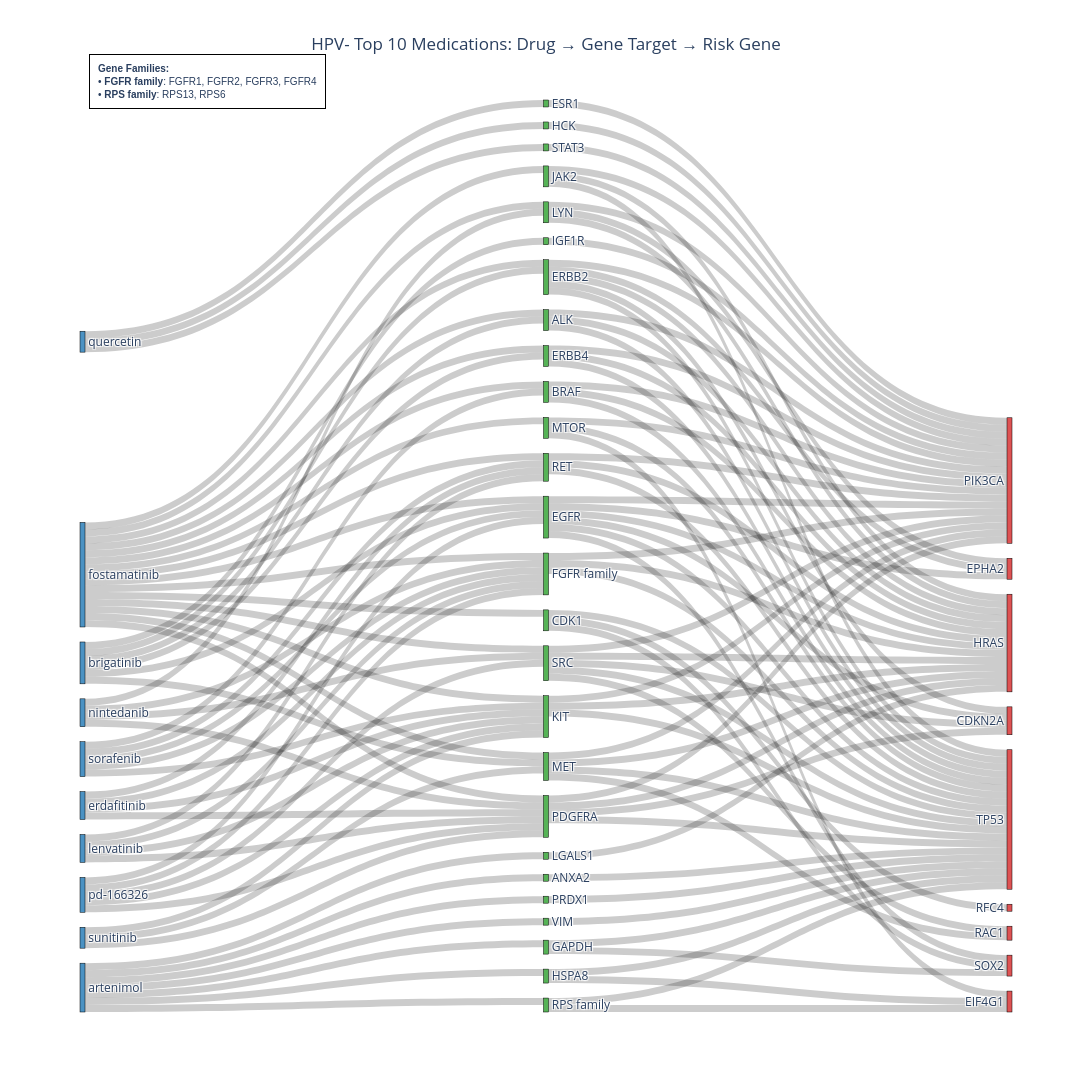
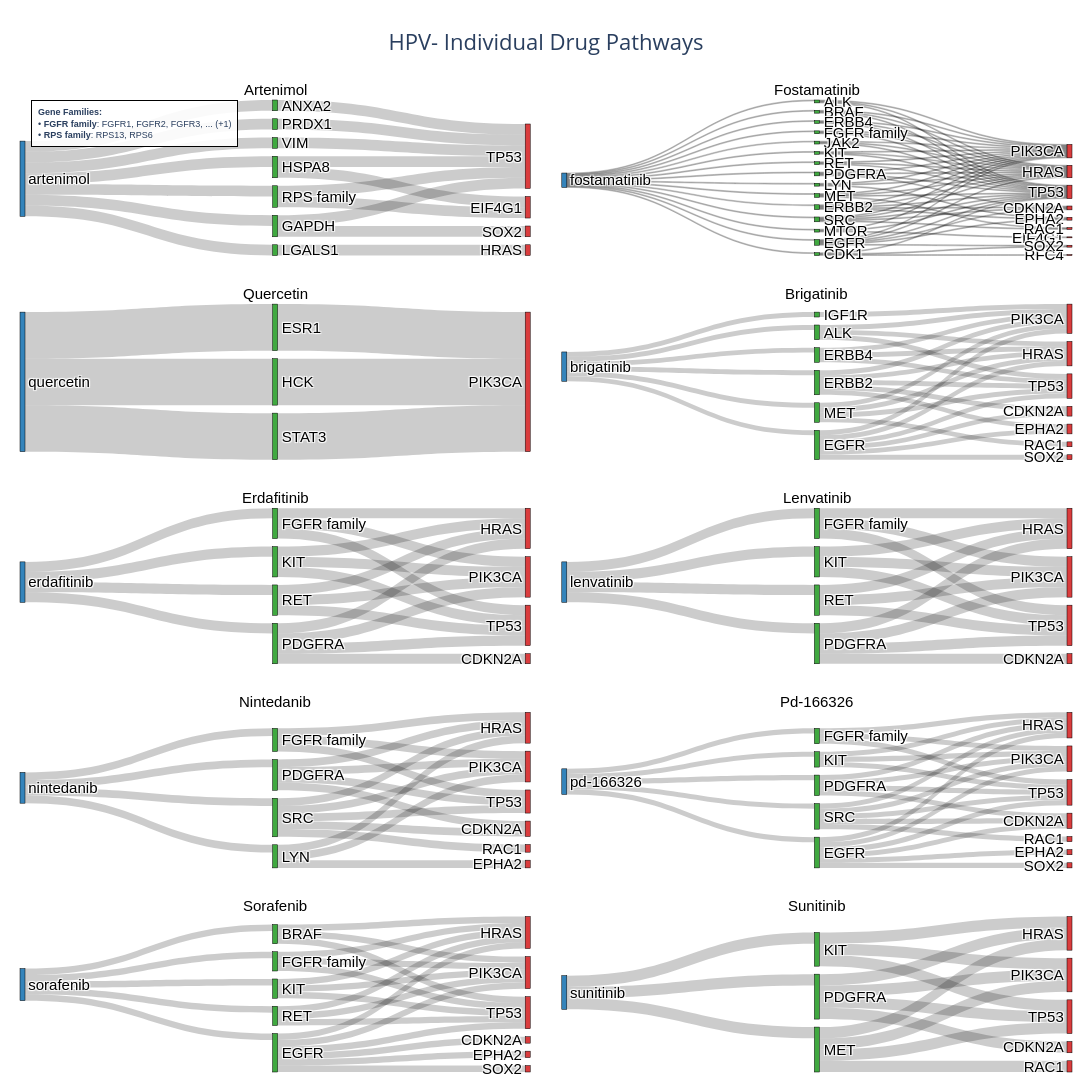

These figures' notebook cell, in order:
### Markdown cell above
### HPV- Top 10 with Required Drugs

### Code cell
# HPV- cohort: Top 10 drugs, ensure artenimol and fostamatinib are included
results_hpv_neg = create_sankey_diagrams(
    cohort='HPV-',
    top_n=10,
    required_drugs=['artenimol', 'fostamatinib'],
    show_combined=True,
    show_individual=True,
    article_threshold=0
)

### Figure 1 — Plotly figure (JSON) as saved in the notebook; plotly's stock layout.template omitted (floating-point values rounded to 4 significant figures)
{"data": [{"link": {"color": "rgba(0, 0, 0, 0.2)", "source": [11, 11, 38, 22, 22, 22, 38, 5, 5, 5, 5, 5, 38, 27, 27, 27, 38, 0, 0, 0, 38, 11, 38, 21, 21, 21, 21, 38, 9, 9, 9, 38, 31, 31, 31, 31, 38, 23, 23, 23, 38, 18, 18, 18, 38, 17, 17, 17, 38, 20, 20, 20, 38, 2, 2, 2, 38, 3, 3, 3, 13, 38, 8, 8, 8, 8, 35, 12, 12, 35, 1, 35, 25, 35, 34, 35, 29, 29, 35, 15, 15, 35, 19, 42, 10, 42, 42, 32, 36, 5, 36, 36, 36, 36, 16, 36, 8, 37, 37, 37, 37, 39, 39, 39, 39, 40, 40, 40, 40, 41, 41, 41, 23, 41, 41, 31, 43, 43, 43, 43, 43, 44, 44, 44], "target": [14, 24, 22, 33, 24, 6, 5, 14, 7, 30, 33, 24, 27, 14, 33, 24, 0, 14, 33, 24, 11, 33, 21, 14, 33, 24, 26, 9, 14, 33, 24, 31, 14, 33, 24, 26, 23, 14, 33, 24, 18, 14, 33, 24, 17, 14, 33, 24, 20, 14, 7, 24, 2, 14, 33, 24, 3, 30, 28, 33, 24, 8, 14, 7, 33, 24, 12, 30, 33, 1, 33, 25, 33, 34, 33, 29, 33, 6, 15, 33, 6, 19, 14, 10, 24, 13, 32, 24, 5, 4, 0, 9, 21, 16, 24, 8, 4, 11, 27, 18, 23, 11, 27, 18, 23, 20, 11, 23, 31, 11, 5, 23, 4, 18, 31, 4, 11, 5, 2, 27, 18, 23, 18, 21], "value": [1, 1, 1, 1, 1, 1, 1, 1, 1, 1, 1, 1, 1, 1, 1, 1, 1, 1, 1, 1, 1, 1, 1, 1, 1, 1, 1, 1, 1, 1, 1, 1, 1, 1, 1, 1, 1, 1, 1, 1, 1, 1, 1, 1, 1, 1, 1, 1, 1, 1, 1, 1, 1, 1, 1, 1, 1, 1, 1, 1, 1, 1, 1, 1, 1, 1, 1, 1, 1, 1, 1, 1, 1, 1, 1, 1, 1, 1, 1, 1, 1, 1, 1, 1, 1, 1, 1, 1, 1, 1, 1, 1, 1, 1, 1, 1, 1, 1, 1, 1, 1, 1, 1, 1, 1, 1, 1, 1, 1, 1, 1, 1, 1, 1, 1, 1, 1, 1, 1, 1, 1, 1, 1, 1]}, "node": {"color": ["rgba(44, 160, 44, 0.8)", "rgba(44, 160, 44, 0.8)", "rgba(44, 160, 44, 0.8)", "rgba(44, 160, 44, 0.8)", "rgba(214, 39, 40, 0.8)", "rgba(44, 160, 44, 0.8)", "rgba(214, 39, 40, 0.8)", "rgba(214, 39, 40, 0.8)", "rgba(44, 160, 44, 0.8)", "rgba(44, 160, 44, 0.8)", "rgba(44, 160, 44, 0.8)", "rgba(44, 160, 44, 0.8)", "rgba(44, 160, 44, 0.8)", "rgba(44, 160, 44, 0.8)", "rgba(214, 39, 40, 0.8)", "rgba(44, 160, 44, 0.8)", "rgba(44, 160, 44, 0.8)", "rgba(44, 160, 44, 0.8)", "rgba(44, 160, 44, 0.8)", "rgba(44, 160, 44, 0.8)", "rgba(44, 160, 44, 0.8)", "rgba(44, 160, 44, 0.8)", "rgba(44, 160, 44, 0.8)", "rgba(44, 160, 44, 0.8)", "rgba(214, 39, 40, 0.8)", "rgba(44, 160, 44, 0.8)", "rgba(214, 39, 40, 0.8)", "rgba(44, 160, 44, 0.8)", "rgba(214, 39, 40, 0.8)", "rgba(44, 160, 44, 0.8)", "rgba(214, 39, 40, 0.8)", "rgba(44, 160, 44, 0.8)", "rgba(44, 160, 44, 0.8)", "rgba(214, 39, 40, 0.8)", "rgba(44, 160, 44, 0.8)", "rgba(31, 119, 180, 0.8)", "rgba(31, 119, 180, 0.8)", "rgba(31, 119, 180, 0.8)", "rgba(31, 119, 180, 0.8)", "rgba(31, 119, 180, 0.8)", "rgba(31, 119, 180, 0.8)", "rgba(31, 119, 180, 0.8)", "rgba(31, 119, 180, 0.8)", "rgba(31, 119, 180, 0.8)", "rgba(31, 119, 180, 0.8)"], "label": ["ALK", "ANXA2", "BRAF", "CDK1", "CDKN2A", "EGFR", "EIF4G1", "EPHA2", "ERBB2", "ERBB4", "ESR1", "FGFR family", "GAPDH", "HCK", "HRAS", "HSPA8", "IGF1R", "JAK2", "KIT", "LGALS1", "LYN", "MET", "MTOR", "PDGFRA", "PIK3CA", "PRDX1", "RAC1", "RET", "RFC4", "RPS family", "SOX2", "SRC", "STAT3", "TP53", "VIM", "artenimol", "brigatinib", "erdafitinib", "fostamatinib", "lenvatinib", "nintedanib", "pd-166326", "quercetin", "sorafenib", "sunitinib"], "line": {"color": "black", "width": 0.5}, "pad": 15, "thickness": 5, "x": [0.5, 0.5, 0.5, 0.5, 0.999, 0.5, 0.999, 0.999, 0.5, 0.5, 0.5, 0.5, 0.5, 0.5, 0.999, 0.5, 0.5, 0.5, 0.5, 0.5, 0.5, 0.5, 0.5, 0.5, 0.999, 0.5, 0.999, 0.5, 0.999, 0.5, 0.999, 0.5, 0.5, 0.999, 0.5, 0.001, 0.001, 0.001, 0.001, 0.001, 0.001, 0.001, 0.001, 0.001, 0.001]}, "type": "sankey"}], "layout": {"annotations": [{"align": "left", "bgcolor": "rgba(255, 255, 255, 0.9)", "bordercolor": "black", "borderpad": 8, "borderwidth": 1, "font": {"family": "Arial", "size": 10}, "showarrow": false, "text": "<b>Gene Families:</b><br>• <b>FGFR family</b>: FGFR1, FGFR2, FGFR3, FGFR4<br>• <b>RPS family</b>: RPS13, RPS6", "x": 0.01, "xanchor": "left", "xref": "paper", "y": 1.05, "yanchor": "top", "yref": "paper"}], "font": {"size": 12}, "height": 1400, "title": {"text": "HPV- Top 10 Medications: Drug → Gene Target → Risk Gene", "x": 0.5, "xanchor": "center"}, "width": 2400}}

### Figure 2 — Plotly figure (JSON) as saved in the notebook; plotly's stock layout.template omitted (floating-point values rounded to 4 significant figures)
{"data": [{"arrangement": "snap", "domain": {"x": [0, 0.485], "y": [0.84, 1]}, "link": {"color": "rgba(0, 0, 0, 0.2)", "source": [0, 0, 0, 0, 0, 0, 0, 2, 2, 1, 5, 7, 6, 6, 3, 3, 4], "target": [2, 1, 5, 7, 6, 3, 4, 10, 11, 11, 11, 11, 11, 8, 11, 8, 9], "value": [1, 1, 1, 1, 1, 1, 1, 1, 1, 1, 1, 1, 1, 1, 1, 1, 1]}, "node": {"color": ["rgba(31, 119, 180, 0.9)", "rgba(44, 160, 44, 0.9)", "rgba(44, 160, 44, 0.9)", "rgba(44, 160, 44, 0.9)", "rgba(44, 160, 44, 0.9)", "rgba(44, 160, 44, 0.9)", "rgba(44, 160, 44, 0.9)", "rgba(44, 160, 44, 0.9)", "rgba(214, 39, 40, 0.9)", "rgba(214, 39, 40, 0.9)", "rgba(214, 39, 40, 0.9)", "rgba(214, 39, 40, 0.9)"], "label": ["artenimol", "ANXA2", "GAPDH", "HSPA8", "LGALS1", "PRDX1", "RPS family", "VIM", "EIF4G1", "HRAS", "SOX2", "TP53"], "line": {"color": "black", "width": 0.5}, "pad": 8, "thickness": 5}, "textfont": {"color": "black", "family": "Arial", "size": 15}, "type": "sankey", "valueformat": ".0f"}, {"arrangement": "snap", "domain": {"x": [0.515, 1], "y": [0.84, 1]}, "link": {"color": "rgba(0, 0, 0, 0.2)", "source": [0, 0, 0, 0, 0, 0, 0, 0, 0, 0, 0, 0, 0, 0, 0, 7, 7, 12, 12, 12, 4, 4, 4, 4, 4, 14, 14, 14, 1, 1, 1, 7, 11, 11, 11, 11, 6, 6, 6, 15, 15, 15, 15, 13, 13, 13, 9, 9, 9, 8, 8, 8, 10, 10, 10, 2, 2, 2, 3, 3, 3, 5, 5, 5, 5, 4, 5, 13, 15], "target": [12, 4, 14, 1, 7, 11, 6, 15, 13, 9, 8, 10, 2, 3, 5, 19, 20, 24, 20, 17, 19, 18, 23, 24, 20, 19, 24, 20, 19, 24, 20, 24, 19, 24, 20, 21, 19, 24, 20, 19, 24, 20, 21, 19, 24, 20, 19, 24, 20, 19, 24, 20, 19, 18, 20, 19, 24, 20, 23, 22, 24, 19, 18, 24, 20, 16, 16, 16, 16], "value": [1, 1, 1, 1, 1, 1, 1, 1, 1, 1, 1, 1, 1, 1, 1, 1, 1, 1, 1, 1, 1, 1, 1, 1, 1, 1, 1, 1, 1, 1, 1, 1, 1, 1, 1, 1, 1, 1, 1, 1, 1, 1, 1, 1, 1, 1, 1, 1, 1, 1, 1, 1, 1, 1, 1, 1, 1, 1, 1, 1, 1, 1, 1, 1, 1, 1, 1, 1, 1]}, "node": {"color": ["rgba(31, 119, 180, 0.9)", "rgba(44, 160, 44, 0.9)", "rgba(44, 160, 44, 0.9)", "rgba(44, 160, 44, 0.9)", "rgba(44, 160, 44, 0.9)", "rgba(44, 160, 44, 0.9)", "rgba(44, 160, 44, 0.9)", "rgba(44, 160, 44, 0.9)", "rgba(44, 160, 44, 0.9)", "rgba(44, 160, 44, 0.9)", "rgba(44, 160, 44, 0.9)", "rgba(44, 160, 44, 0.9)", "rgba(44, 160, 44, 0.9)", "rgba(44, 160, 44, 0.9)", "rgba(44, 160, 44, 0.9)", "rgba(44, 160, 44, 0.9)", "rgba(214, 39, 40, 0.9)", "rgba(214, 39, 40, 0.9)", "rgba(214, 39, 40, 0.9)", "rgba(214, 39, 40, 0.9)", "rgba(214, 39, 40, 0.9)", "rgba(214, 39, 40, 0.9)", "rgba(214, 39, 40, 0.9)", "rgba(214, 39, 40, 0.9)", "rgba(214, 39, 40, 0.9)"], "label": ["fostamatinib", "ALK", "BRAF", "CDK1", "EGFR", "ERBB2", "ERBB4", "FGFR family", "JAK2", "KIT", "LYN", "MET", "MTOR", "PDGFRA", "RET", "SRC", "CDKN2A", "EIF4G1", "EPHA2", "HRAS", "PIK3CA", "RAC1", "RFC4", "SOX2", "TP53"], "line": {"color": "black", "width": 0.5}, "pad": 8, "thickness": 5}, "textfont": {"color": "black", "family": "Arial", "size": 15}, "type": "sankey", "valueformat": ".0f"}, {"arrangement": "snap", "domain": {"x": [0, 0.485], "y": [0.63, 0.79]}, "link": {"color": "rgba(0, 0, 0, 0.2)", "source": [0, 0, 0, 2, 1, 3], "target": [1, 2, 3, 4, 4, 4], "value": [1, 1, 1, 1, 1, 1]}, "node": {"color": ["rgba(31, 119, 180, 0.9)", "rgba(44, 160, 44, 0.9)", "rgba(44, 160, 44, 0.9)", "rgba(44, 160, 44, 0.9)", "rgba(214, 39, 40, 0.9)"], "label": ["quercetin", "ESR1", "HCK", "STAT3", "PIK3CA"], "line": {"color": "black", "width": 0.5}, "pad": 8, "thickness": 5}, "textfont": {"color": "black", "family": "Arial", "size": 15}, "type": "sankey", "valueformat": ".0f"}, {"arrangement": "snap", "domain": {"x": [0.515, 1], "y": [0.63, 0.79]}, "link": {"color": "rgba(0, 0, 0, 0.2)", "source": [0, 0, 0, 0, 0, 0, 2, 2, 2, 2, 2, 1, 1, 1, 6, 6, 6, 6, 4, 4, 4, 3, 3, 3, 3, 2, 5, 3], "target": [2, 1, 4, 6, 5, 3, 9, 8, 12, 13, 10, 9, 13, 10, 9, 13, 10, 11, 9, 13, 10, 9, 8, 13, 10, 7, 10, 7], "value": [1, 1, 1, 1, 1, 1, 1, 1, 1, 1, 1, 1, 1, 1, 1, 1, 1, 1, 1, 1, 1, 1, 1, 1, 1, 1, 1, 1]}, "node": {"color": ["rgba(31, 119, 180, 0.9)", "rgba(44, 160, 44, 0.9)", "rgba(44, 160, 44, 0.9)", "rgba(44, 160, 44, 0.9)", "rgba(44, 160, 44, 0.9)", "rgba(44, 160, 44, 0.9)", "rgba(44, 160, 44, 0.9)", "rgba(214, 39, 40, 0.9)", "rgba(214, 39, 40, 0.9)", "rgba(214, 39, 40, 0.9)", "rgba(214, 39, 40, 0.9)", "rgba(214, 39, 40, 0.9)", "rgba(214, 39, 40, 0.9)", "rgba(214, 39, 40, 0.9)"], "label": ["brigatinib", "ALK", "EGFR", "ERBB2", "ERBB4", "IGF1R", "MET", "CDKN2A", "EPHA2", "HRAS", "PIK3CA", "RAC1", "SOX2", "TP53"], "line": {"color": "black", "width": 0.5}, "pad": 8, "thickness": 5}, "textfont": {"color": "black", "family": "Arial", "size": 15}, "type": "sankey", "valueformat": ".0f"}, {"arrangement": "snap", "domain": {"x": [0, 0.485], "y": [0.42, 0.58]}, "link": {"color": "rgba(0, 0, 0, 0.2)", "source": [0, 0, 0, 0, 1, 1, 4, 4, 4, 1, 3, 3, 3, 2, 2, 2, 3], "target": [1, 4, 2, 3, 6, 7, 6, 8, 7, 8, 6, 8, 7, 6, 8, 7, 5], "value": [1, 1, 1, 1, 1, 1, 1, 1, 1, 1, 1, 1, 1, 1, 1, 1, 1]}, "node": {"color": ["rgba(31, 119, 180, 0.9)", "rgba(44, 160, 44, 0.9)", "rgba(44, 160, 44, 0.9)", "rgba(44, 160, 44, 0.9)", "rgba(44, 160, 44, 0.9)", "rgba(214, 39, 40, 0.9)", "rgba(214, 39, 40, 0.9)", "rgba(214, 39, 40, 0.9)", "rgba(214, 39, 40, 0.9)"], "label": ["erdafitinib", "FGFR family", "KIT", "PDGFRA", "RET", "CDKN2A", "HRAS", "PIK3CA", "TP53"], "line": {"color": "black", "width": 0.5}, "pad": 8, "thickness": 5}, "textfont": {"color": "black", "family": "Arial", "size": 15}, "type": "sankey", "valueformat": ".0f"}, {"arrangement": "snap", "domain": {"x": [0.515, 1], "y": [0.42, 0.58]}, "link": {"color": "rgba(0, 0, 0, 0.2)", "source": [0, 0, 0, 0, 1, 1, 4, 4, 4, 1, 3, 3, 3, 2, 2, 2, 3], "target": [1, 4, 2, 3, 6, 7, 6, 8, 7, 8, 6, 8, 7, 6, 8, 7, 5], "value": [1, 1, 1, 1, 1, 1, 1, 1, 1, 1, 1, 1, 1, 1, 1, 1, 1]}, "node": {"color": ["rgba(31, 119, 180, 0.9)", "rgba(44, 160, 44, 0.9)", "rgba(44, 160, 44, 0.9)", "rgba(44, 160, 44, 0.9)", "rgba(44, 160, 44, 0.9)", "rgba(214, 39, 40, 0.9)", "rgba(214, 39, 40, 0.9)", "rgba(214, 39, 40, 0.9)", "rgba(214, 39, 40, 0.9)"], "label": ["lenvatinib", "FGFR family", "KIT", "PDGFRA", "RET", "CDKN2A", "HRAS", "PIK3CA", "TP53"], "line": {"color": "black", "width": 0.5}, "pad": 8, "thickness": 5}, "textfont": {"color": "black", "family": "Arial", "size": 15}, "type": "sankey", "valueformat": ".0f"}, {"arrangement": "snap", "domain": {"x": [0, 0.485], "y": [0.21, 0.37]}, "link": {"color": "rgba(0, 0, 0, 0.2)", "source": [0, 0, 0, 0, 1, 1, 1, 4, 4, 4, 4, 3, 3, 3, 2, 2, 2, 3, 4], "target": [2, 1, 3, 4, 7, 8, 10, 7, 10, 8, 9, 7, 10, 8, 7, 6, 8, 5, 5], "value": [1, 1, 1, 1, 1, 1, 1, 1, 1, 1, 1, 1, 1, 1, 1, 1, 1, 1, 1]}, "node": {"color": ["rgba(31, 119, 180, 0.9)", "rgba(44, 160, 44, 0.9)", "rgba(44, 160, 44, 0.9)", "rgba(44, 160, 44, 0.9)", "rgba(44, 160, 44, 0.9)", "rgba(214, 39, 40, 0.9)", "rgba(214, 39, 40, 0.9)", "rgba(214, 39, 40, 0.9)", "rgba(214, 39, 40, 0.9)", "rgba(214, 39, 40, 0.9)", "rgba(214, 39, 40, 0.9)"], "label": ["nintedanib", "FGFR family", "LYN", "PDGFRA", "SRC", "CDKN2A", "EPHA2", "HRAS", "PIK3CA", "RAC1", "TP53"], "line": {"color": "black", "width": 0.5}, "pad": 8, "thickness": 5}, "textfont": {"color": "black", "family": "Arial", "size": 15}, "type": "sankey", "valueformat": ".0f"}, {"arrangement": "snap", "domain": {"x": [0.515, 1], "y": [0.21, 0.37]}, "link": {"color": "rgba(0, 0, 0, 0.2)", "source": [0, 0, 0, 0, 0, 2, 2, 1, 1, 1, 1, 1, 2, 5, 5, 5, 5, 4, 4, 4, 3, 3, 3, 1, 4, 5], "target": [2, 1, 4, 3, 5, 8, 9, 8, 7, 11, 12, 9, 12, 8, 12, 9, 10, 8, 12, 9, 8, 12, 9, 6, 6, 6], "value": [1, 1, 1, 1, 1, 1, 1, 1, 1, 1, 1, 1, 1, 1, 1, 1, 1, 1, 1, 1, 1, 1, 1, 1, 1, 1]}, "node": {"color": ["rgba(31, 119, 180, 0.9)", "rgba(44, 160, 44, 0.9)", "rgba(44, 160, 44, 0.9)", "rgba(44, 160, 44, 0.9)", "rgba(44, 160, 44, 0.9)", "rgba(44, 160, 44, 0.9)", "rgba(214, 39, 40, 0.9)", "rgba(214, 39, 40, 0.9)", "rgba(214, 39, 40, 0.9)", "rgba(214, 39, 40, 0.9)", "rgba(214, 39, 40, 0.9)", "rgba(214, 39, 40, 0.9)", "rgba(214, 39, 40, 0.9)"], "label": ["pd-166326", "EGFR", "FGFR family", "KIT", "PDGFRA", "SRC", "CDKN2A", "EPHA2", "HRAS", "PIK3CA", "RAC1", "SOX2", "TP53"], "line": {"color": "black", "width": 0.5}, "pad": 8, "thickness": 5}, "textfont": {"color": "black", "family": "Arial", "size": 15}, "type": "sankey", "valueformat": ".0f"}, {"arrangement": "snap", "domain": {"x": [0, 0.485], "y": [0, 0.16]}, "link": {"color": "rgba(0, 0, 0, 0.2)", "source": [0, 0, 0, 0, 0, 3, 3, 2, 2, 2, 2, 2, 5, 5, 5, 3, 4, 4, 4, 1, 1, 1, 2], "target": [3, 2, 1, 5, 4, 8, 9, 8, 7, 10, 11, 9, 8, 11, 9, 11, 8, 11, 9, 8, 11, 9, 6], "value": [1, 1, 1, 1, 1, 1, 1, 1, 1, 1, 1, 1, 1, 1, 1, 1, 1, 1, 1, 1, 1, 1, 1]}, "node": {"color": ["rgba(31, 119, 180, 0.9)", "rgba(44, 160, 44, 0.9)", "rgba(44, 160, 44, 0.9)", "rgba(44, 160, 44, 0.9)", "rgba(44, 160, 44, 0.9)", "rgba(44, 160, 44, 0.9)", "rgba(214, 39, 40, 0.9)", "rgba(214, 39, 40, 0.9)", "rgba(214, 39, 40, 0.9)", "rgba(214, 39, 40, 0.9)", "rgba(214, 39, 40, 0.9)", "rgba(214, 39, 40, 0.9)"], "label": ["sorafenib", "BRAF", "EGFR", "FGFR family", "KIT", "RET", "CDKN2A", "EPHA2", "HRAS", "PIK3CA", "SOX2", "TP53"], "line": {"color": "black", "width": 0.5}, "pad": 8, "thickness": 5}, "textfont": {"color": "black", "family": "Arial", "size": 15}, "type": "sankey", "valueformat": ".0f"}, {"arrangement": "snap", "domain": {"x": [0.515, 1], "y": [0, 0.16]}, "link": {"color": "rgba(0, 0, 0, 0.2)", "source": [0, 0, 0, 2, 2, 2, 2, 3, 3, 3, 1, 1, 1, 3], "target": [3, 1, 2, 5, 8, 6, 7, 5, 8, 6, 5, 8, 6, 4], "value": [1, 1, 1, 1, 1, 1, 1, 1, 1, 1, 1, 1, 1, 1]}, "node": {"color": ["rgba(31, 119, 180, 0.9)", "rgba(44, 160, 44, 0.9)", "rgba(44, 160, 44, 0.9)", "rgba(44, 160, 44, 0.9)", "rgba(214, 39, 40, 0.9)", "rgba(214, 39, 40, 0.9)", "rgba(214, 39, 40, 0.9)", "rgba(214, 39, 40, 0.9)", "rgba(214, 39, 40, 0.9)"], "label": ["sunitinib", "KIT", "MET", "PDGFRA", "CDKN2A", "HRAS", "PIK3CA", "RAC1", "TP53"], "line": {"color": "black", "width": 0.5}, "pad": 8, "thickness": 5}, "textfont": {"color": "black", "family": "Arial", "size": 15}, "type": "sankey", "valueformat": ".0f"}], "layout": {"annotations": [{"font": {"color": "black", "family": "Arial", "size": 15}, "showarrow": false, "text": "Artenimol", "x": 0.2425, "xanchor": "center", "xref": "paper", "y": 1, "yanchor": "bottom", "yref": "paper"}, {"font": {"color": "black", "family": "Arial", "size": 15}, "showarrow": false, "text": "Fostamatinib", "x": 0.7575, "xanchor": "center", "xref": "paper", "y": 1, "yanchor": "bottom", "yref": "paper"}, {"font": {"color": "black", "family": "Arial", "size": 15}, "showarrow": false, "text": "Quercetin", "x": 0.2425, "xanchor": "center", "xref": "paper", "y": 0.79, "yanchor": "bottom", "yref": "paper"}, {"font": {"color": "black", "family": "Arial", "size": 15}, "showarrow": false, "text": "Brigatinib", "x": 0.7575, "xanchor": "center", "xref": "paper", "y": 0.79, "yanchor": "bottom", "yref": "paper"}, {"font": {"color": "black", "family": "Arial", "size": 15}, "showarrow": false, "text": "Erdafitinib", "x": 0.2425, "xanchor": "center", "xref": "paper", "y": 0.58, "yanchor": "bottom", "yref": "paper"}, {"font": {"color": "black", "family": "Arial", "size": 15}, "showarrow": false, "text": "Lenvatinib", "x": 0.7575, "xanchor": "center", "xref": "paper", "y": 0.58, "yanchor": "bottom", "yref": "paper"}, {"font": {"color": "black", "family": "Arial", "size": 15}, "showarrow": false, "text": "Nintedanib", "x": 0.2425, "xanchor": "center", "xref": "paper", "y": 0.37, "yanchor": "bottom", "yref": "paper"}, {"font": {"color": "black", "family": "Arial", "size": 15}, "showarrow": false, "text": "Pd-166326", "x": 0.7575, "xanchor": "center", "xref": "paper", "y": 0.37, "yanchor": "bottom", "yref": "paper"}, {"font": {"color": "black", "family": "Arial", "size": 15}, "showarrow": false, "text": "Sorafenib", "x": 0.2425, "xanchor": "center", "xref": "paper", "y": 0.16, "yanchor": "bottom", "yref": "paper"}, {"font": {"color": "black", "family": "Arial", "size": 15}, "showarrow": false, "text": "Sunitinib", "x": 0.7575, "xanchor": "center", "xref": "paper", "y": 0.16, "yanchor": "bottom", "yref": "paper"}, {"align": "left", "bgcolor": "rgba(255, 255, 255, 0.9)", "bordercolor": "black", "borderpad": 6, "borderwidth": 1, "font": {"family": "Arial", "size": 9}, "showarrow": false, "text": "<b>Gene Families:</b><br>• <b>FGFR family</b>: FGFR1, FGFR2, FGFR3, ... (+1)<br>• <b>RPS family</b>: RPS13, RPS6", "x": 0.01, "xanchor": "left", "xref": "paper", "y": 1, "yanchor": "top", "yref": "paper"}], "font": {"size": 14}, "height": 2200, "margin": {"b": 20, "l": 20, "r": 20, "t": 100}, "showlegend": false, "title": {"font": {"size": 22}, "text": "HPV- Individual Drug Pathways<br>", "x": 0.5, "xanchor": "center"}, "width": 2000}}
